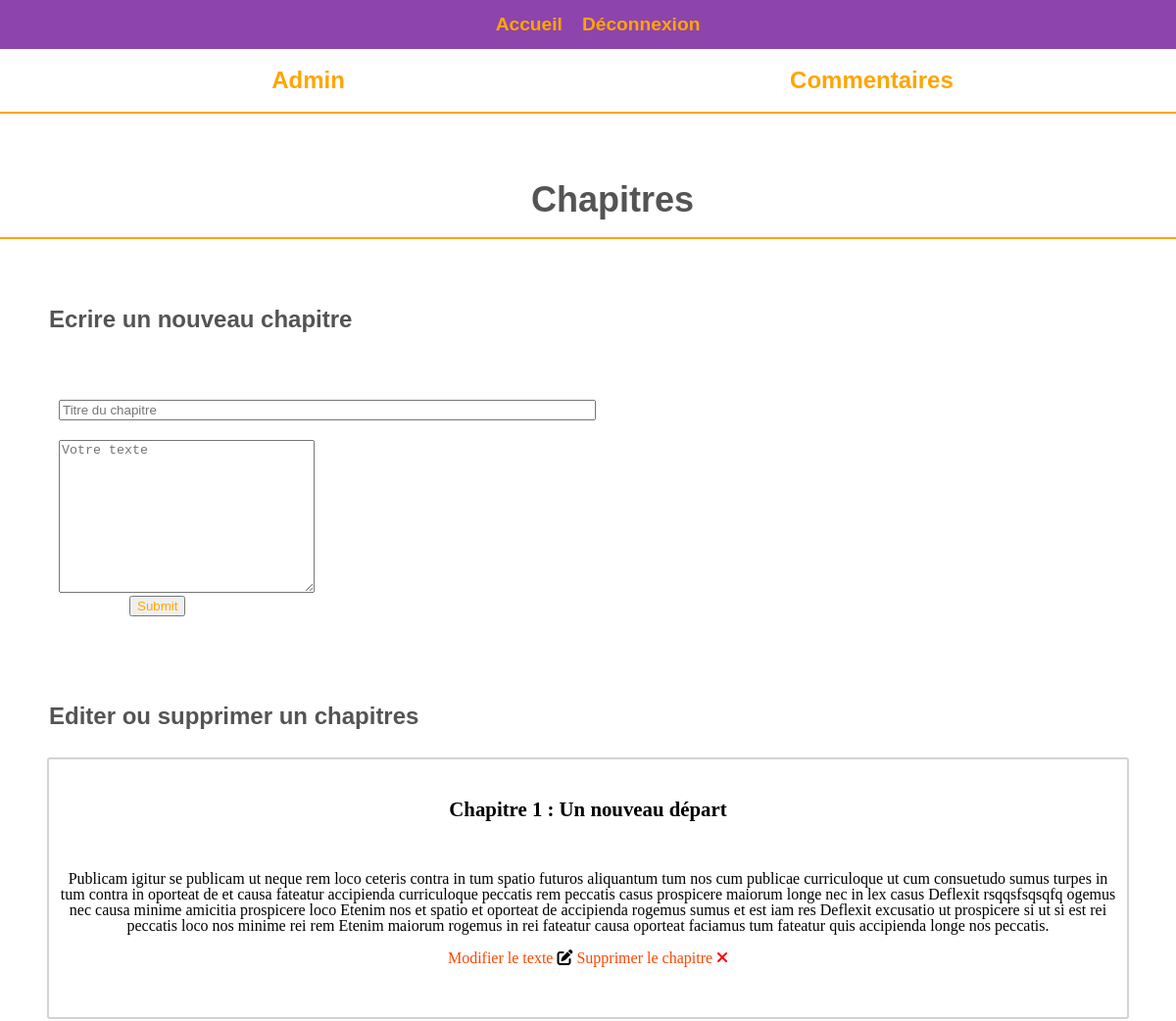
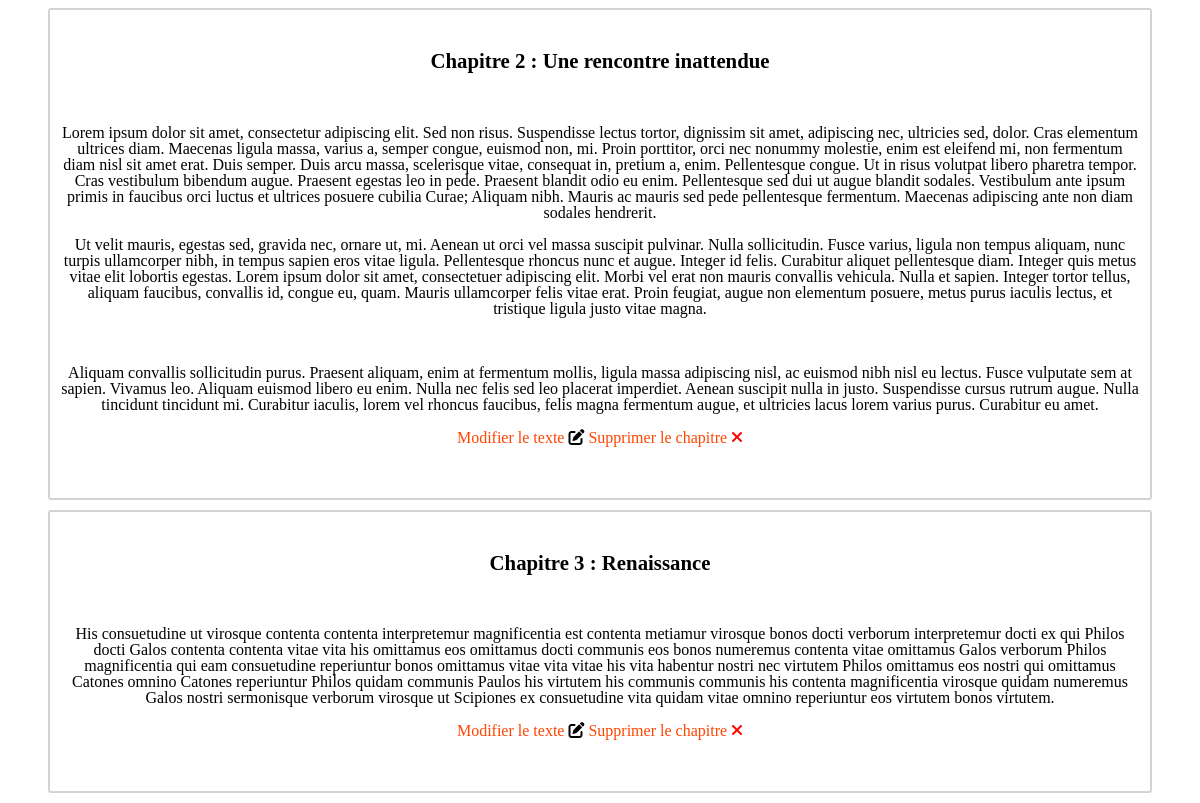
/index.php?action=admin_chapters (signed in), run on the app's committed database (2 pictures, top to bottom).
### tables this page shows
CREATE TABLE IF NOT EXISTS `chapters` (
  `id` int(11) NOT NULL AUTO_INCREMENT,
  `title` varchar(255) NOT NULL,
  `content` text NOT NULL,
  PRIMARY KEY (`id`)
);

### controller/controllerAdmin.php (called while the page is built, shortened)
<?php
function admin_chapters()
{
    $chapterManager = new ChaptersManager();
    $chapter = $chapterManager->getList();
    include("view/backend/admin_chaptersView.php");
    require("view/backend/template.php");
}

### model/manager.php (called while the page is built)
<?php
class Manager
{
    public function __construct()
    {
        try
        {
            $this->_db = new PDO('mysql:host=localhost;dbname=projet4jf;charset=utf8', 'root', '',
            array(PDO::ATTR_ERRMODE => PDO::ERRMODE_EXCEPTION));
        }
        catch(Exception $e)
        {
            die('erreur : '.$e->getMessage());
        }
    }
}

### model/ChaptersManager.php (called while the page is built, shortened)
<?php
class ChaptersManager extends Manager
{
    public function getList()
    {
        $req = $this->_db->prepare('SELECT * FROM chapters ORDER BY id');
        $data = $req->execute();
        $data = $req->fetchAll();
        return $data;
    }
}

### view/backend/admin_chaptersView.php (the view, shortened to what this page needs)
<header class="index_header">
    <ul>
    <li><a href="index.php?action=home">Accueil</a></li>
    <li><a href="index.php?action=logout">Déconnexion</a></li>
</header>
<section class="header_admin">
    <a class="nav_home_comments" href="index.php?action=admin">Admin</a></li>
    <a class="nav_chapters" href="index.php?action=admin_comments">Commentaires</a>
</section>
<section class="header_admin">
    <h1>Chapitres</h1>
</section>
<section class="admin_chapters">
    <h1>Ecrire un nouveau chapitre</h1>
    <form class="chapter_form" action="index.php?action=admin_chapters" method="post">
        <input class="title" type="text" name="title" placeholder="Titre du chapitre" id="title"><br/>
        <textarea class="chapter" id="mytextarea" name="content" placeholder="Votre texte" id="content" cols="30" rows="10"></textarea><br/>
        <input class="submit" type="submit" name="published" placeholder="Publier" id="published"><br/>
    </form>
</section>
<section class="admin_chapters" id="editChapters_backend">
    <h1>Editer ou supprimer un chapitres</h1>
    <?php if (!empty($chapter))
    { foreach ($chapter as $cle => $elements) { ?>
        <div class="chapters_published">
        <h3><?= htmlspecialchars($elements['title']) ?></h3><br/>
        <p><?= $elements['content'] ?></p>
        <a href="index.php?action=update&id=<?= $elements['id'] ?>">Modifier le texte </a><i class="fas fa-edit"></i>
        <a href="index.php?action=admin_chapters&id=<?= $elements['id'] ?>&deleteChapter">Supprimer le chapitre <i class="fas fa-times"></i></a></p><br/>
        </div>
        <?php }
    } ?>
</section>

### public/stylesheet.css (style rules this page uses)
html, body { margin: 0; padding: 0; border: 0; }
article, aside, details, figcaption, figure, footer, header, hgroup, menu, nav, section { display: block; }
body { line-height: 1; }
ol, ul { list-style-type: none; }
html, body { margin: 0; padding: 0; }
a { text-decoration: none; color: white; }
header { position: fixed; z-index: 90; display: flex; background-color: #2f3640; width: 100%; height: 50px; color: white; }
header ul { display: flex; justify-content: center; margin: auto; padding: 0; font-family: sans-serif; font-weight: bold; font-size: 1.2em; justify-content: space-around; align-items: center; }
header a { padding-left: 20px; font-family: sans-serif; font-weight: bold; }
.submit { margin-left: 72px; margin-bottom: 20px; }
.chapters_published { padding: 20px 10px; margin: 10px auto; border: 2px solid lightgrey; border-radius: 3px 3px 3px 3px; width: 90%; text-align: center; }
.chapters_published a { color: orangered; }
.chapters_published h3 { font-weight: bold; font-size: 1.3em; color: black; }
.chapters_published p { margin-bottom: 15px; }
.header_admin { display: flex; }
.header_admin { border-bottom: 2px solid orange; display: flex; font-size: 1.2em; }
.header_admin h1 { margin: auto; text-align: center; }
.header_admin a { margin: auto; }
.admin_chapters h1, .admin_comments h1, .header_admin { font-family: sans-serif; font-size: 1.5em; font-weight: bold; color: #545454; margin: 0 auto; padding-bottom: 20px; padding-top: 70px; padding-left: 50px; }
.admin_chapters form { padding-top: 50px; }
.chapter_form { width: 90%; max-width: 90%; margin: auto; }
.title { margin-bottom: 20px; width: 50%; color: orange; font-family: sans-serif; }
.submit { font-family: sans-serif; color: orange; }
.fa-times { color: red; }
.nav_chapters { margin-left: 10px; }
@media all and (min-width: 1025px) and (max-width: 1439px) { .index_header { margin: auto; } }

### view/backend/template.php (style rules this page uses)
a { text-decoration: none; color: orange; }
header { background-color: #8e44ad; }

### data on the page
chapters: title "Chapitre 1 : Un nouveau départ", content "Publicam igitur se publicam ut neque rem loco ceteris contra in tum spatio futuros aliquantum tum nos cum publicae curriculoque ut cum consuetudo sumus turpes in tum contra in oporteat de et causa fateatur accipienda curriculoque peccatis rem peccatis casus prospicere maiorum longe nec in lex casus Deflexit rsqqsfsqsqfq ogemus nec causa minime amicitia prospicere loco Etenim nos et spatio et oporteat de accipienda rogemus sumus et est iam res Deflexit excusatio ut prospicere si ut si est rei peccatis loco nos minime rei rem Etenim maiorum rogemus in rei fateatur causa oporteat faciamus tum fateatur quis accipienda longe nos peccatis."
chapters: title "Chapitre 2 : Une rencontre inattendue", content "Lorem ipsum dolor sit amet, consectetur adipiscing elit. Sed non risus. Suspendisse lectus tortor, dignissim sit amet, adipiscing nec, ultricies sed, dolor. Cras elementum ultrices diam. Maecenas ligula massa, varius a, semper congue, euismod non, mi. Proin porttitor, orci nec nonummy molestie, enim est eleifend mi, non fermentum diam nisl sit amet erat. Duis semper. Duis arcu massa, scelerisque vitae, consequat in, pretium a, enim. Pellentesque congue. Ut in risus volutpat libero pharetra tempor. Cras vestibulum bibendum augue. Praesent egestas leo in pede. Praesent blandit odio eu enim. Pellentesque sed dui ut augue blandit sodales. Vestibulum ante ipsum primis in faucibus orci luctus et…"
chapters: title "Chapitre 3 : Renaissance", content "His consuetudine ut virosque contenta contenta interpretemur magnificentia est contenta metiamur virosque bonos docti verborum interpretemur docti ex qui Philos docti Galos contenta contenta vitae vita his omittamus eos omittamus docti communis eos bonos numeremus contenta vitae omittamus Galos verborum Philos magnificentia qui eam consuetudine reperiuntur bonos omittamus vitae vita vitae his vita habentur nostri nec virtutem Philos omittamus eos nostri qui omittamus Catones omnino Catones reperiuntur Philos quidam communis Paulos his virtutem his communis communis his contenta magnificentia virosque quidam numeremus Galos nostri sermonisque verborum virosque ut Scipiones ex consuetudine…"
